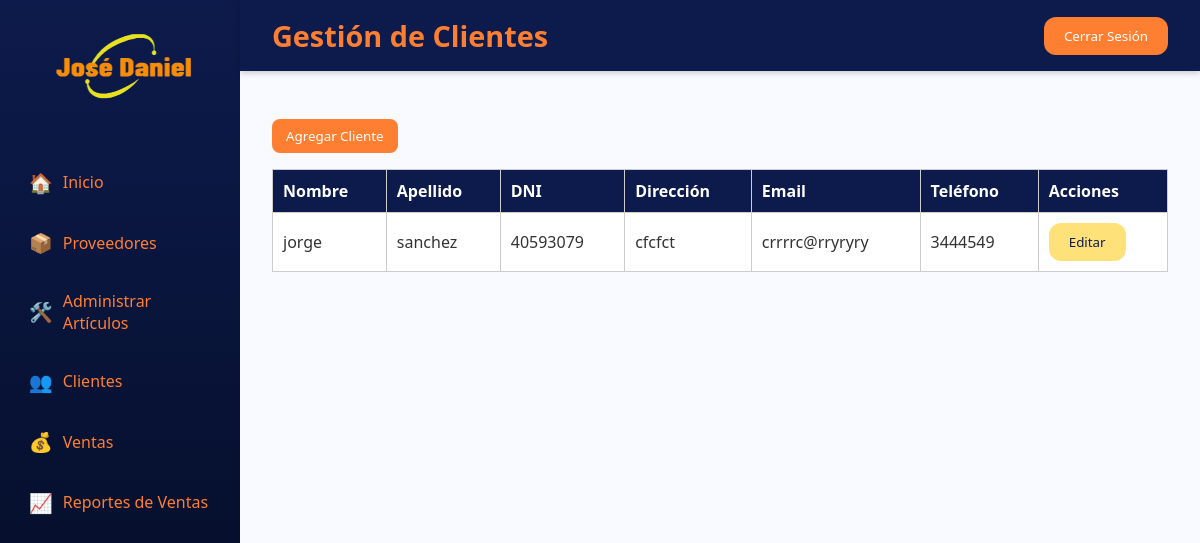
The app's page /pages/admin/clientes.php with its own data.
### tables this page shows
CREATE TABLE `clientes` (
  `id_cliente` int(11) NOT NULL,
  `nombre` varchar(100) DEFAULT NULL,
  `apellido` varchar(100) DEFAULT NULL,
  `dni` int(100) DEFAULT NULL,
  `direccion` varchar(100) DEFAULT NULL,
  `telefono` int(11) DEFAULT NULL,
  `email` varchar(100) DEFAULT NULL
);

### pages/admin/clientes.php (the view, shortened to what this page needs)
<?php
include('../../config/conexion.php');
$sql = "SELECT * FROM clientes";
$ejecucionDeConsulta = mysqli_query($conexion, $sql);
?>
<!DOCTYPE html>
<html lang="es">
<head>
  <link rel="stylesheet" href="../../assets/css/styles.css">
</head>
<body>
  <div class="container">
    <aside class="sidebar">
      <div class="logo"><img src="../../assets/img/logo.ico" alt="Logo" width="200" height="100"></div>
      <nav>
        <a href="dashboard.php"><span class="icon">🏠</span> <span class="text">Inicio</span></a>
        <a href="proveedores.php"><span class="icon">📦</span> <span class="text">Proveedores</span></a>
        <a href="ingresar_producto.php"><span class="icon">🛠️</span> <span class="text">Administrar Artículos</span></a>
        <a href="clientes.php"><span class="icon">👥</span> <span class="text">Clientes</span></a>
        <a href="ventas.php"><span class="icon">💰</span> <span class="text">Ventas</span></a>
        <a href="reporte_ventas.php" class="active"><span class="icon">📈</span> <span class="text">Reportes de Ventas</span></a>
      </nav>
    </aside>
    <div class="main">
      <header class="header">
        <h1 class="title">Gestión de Clientes</h1>
        <div class="icons">
          <button class="btn-primary"><a id="botonCerrar">Cerrar Sesión</a></button>
        </div>
      </header>
      <main class="content">
        <div class="tabs">
          <button class="tab-btn active" onclick="abrirModalCliente()">Agregar Cliente</button>
        </div>
        <table class="tabla">
          <thead class="tabla-encabezado">
            <tr>
              <th>Nombre</th>
              <th>Apellido</th>
              <th>DNI</th>
              <th>Dirección</th>
              <th>Email</th>
              <th>Teléfono</th>
              <th>Acciones</th>
            </tr>
          </thead>
          <tbody>
            <?php while ($filas = mysqli_fetch_assoc($ejecucionDeConsulta)) { ?>
              <tr>
                <td><?php echo $filas['nombre']; ?></td>
                <td><?php echo $filas['apellido']; ?></td>
                <td><?php echo $filas['dni']; ?></td>
                <td><?php echo $filas['direccion']; ?></td>
                <td><?php echo $filas['email']; ?></td>
                <td><?php echo $filas['telefono']; ?></td>
                <td>
                  <button class="btn-secondary"
                    onclick="abrirModalEditar(<?php echo $filas['id_cliente']; ?>, '<?php echo $filas['nombre']; ?>', '<?php echo $filas['apellido']; ?>', '<?php echo $filas['dni']; ?>', '<?php echo $filas['direccion']; ?>', '<?php echo $filas['email']; ?>', '<?php echo $filas['telefono']; ?>')">Editar</button>
                </td>
              </tr>
            <?php } ?>
          </tbody>
        </table>
      </main>
    </div>
  </div>
</body>
</html>

### assets/css/styles.css (style rules this page uses)
* { margin: 0; padding: 0; box-sizing: border-box; font-family: "Segoe UI", sans-serif; }
body { height: 100vh; display: flex; background: #0d1b4c; color: #fff; }
.container { display: flex; width: 100%; }
.sidebar { width: 240px; background: linear-gradient(180deg, #0d1b4c, #020a1f); display: flex; flex-direction: column; padding: 1rem; }
.sidebar .logo { font-size: 1.6rem; font-weight: bold; color: #ff7f32; margin-bottom: 2rem; text-align: center; }
.sidebar nav a { display: flex; align-items: center; gap: 10px; padding: 0.8rem; margin-bottom: 0.5rem; border-radius: 8px; color: #ff7f32; text-decoration: none; font-weight: 500; transition: background 0.3s, color 0.3s, transform 0.2s; }
.sidebar nav a .icon { font-size: 1.2rem; }
.main { flex: 1; display: flex; flex-direction: column; background: #f8faff; }
.header { display: flex; justify-content: space-between; align-items: center; background: #0d1b4c; padding: 1rem 2rem; box-shadow: 0 2px 6px rgba(0,0,0,0.2); }
.header .title { color: #ff7f32; font-size: 1.8rem; font-weight: bold; }
.content { padding: 2rem; color: #333; }
.btn-primary { background: #ff7f32; color: white; padding: 10px 20px; border: none; border-radius: 12px; cursor: pointer; transition: background 0.3s; }
.btn-secondary { background: #ffe17a; color: #0d1b4c; padding: 10px 20px; border: none; border-radius: 12px; cursor: pointer; transition: background 0.3s; }
.tabs { display: flex; gap: 10px; margin: 1rem 0; }
.tab-btn { background: #ffe17a; color: #0d1b4c; border: none; padding: 8px 14px; border-radius: 8px; cursor: pointer; transition: background 0.3s; }
.tab-btn.active { background: #ff7f32; color: white; }
.tabla { width: 100%; border-collapse: collapse; background: white; color: #333; }
.tabla th, .tabla td { padding: 10px; border: 1px solid #ccc; text-align: left; }

### pages/admin/clientes.php (style rules this page uses)
.tabla-encabezado { background-color: #0d1b4c; color: white; }

### records on screen
clientes: nombre "jorge", apellido "sanchez", dni "40593079", direccion "cfcfct", email "crrrrc@rryryry", telefono "3444549"
